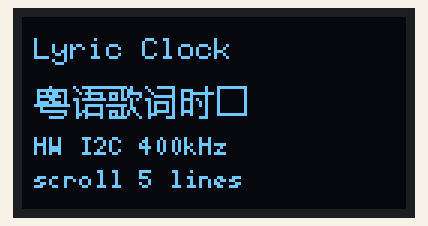
This sketch was run on a simulated Arduino Mega 2560, built with avr-gcc and run on an emulated ATmega2560. Shown: 128×64 one-colour display. What the sketch prints to the serial monitor is not drawn.

Above: at 1.4 s.
At 6.11 s:
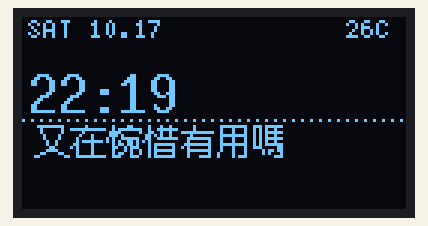
At 11.61 s:
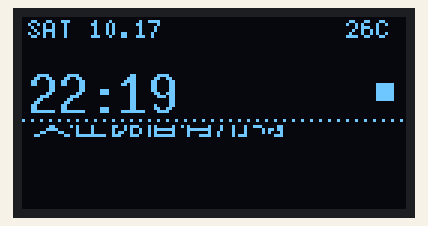
At 16.89 s:
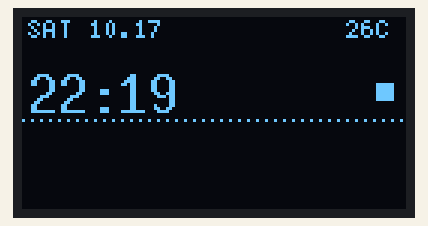
At 24.64 s:
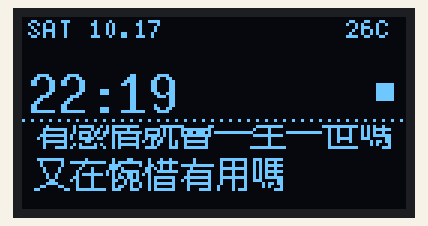
At 36.39 s:
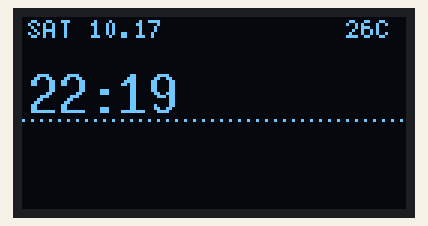

Measured:
- what the display in image 0 shows lasts 1.1 s, from 1.3 s to 2.4 s

The sketch:

lyric_clock.ino
```cpp
/* ==========================================================================
 *  粤语歌词时钟 / Lyric Clock  —— Mega 2560 + 0.96" I2C OLED
 *  --------------------------------------------------------------------------
 *  改动（相对上一版）：
 *    1. 软件 I2C → **硬件 I2C**（400kHz）。软件 I2C 传一帧 1KB 要 100ms 以上，
 *       滚动会卡成幻灯片；硬件 I2C 一帧约 25ms，滚动才顺。
 *    2. 歌词从「两行写死」改成**整段数组 + 平滑上滚**，放不下就自动滚，
 *       首尾之间留 2 行空白，循环不断句。
 *    3. 字库加了垂直裁剪窗口（cnClipTop/cnClipBot），滚出视口的像素不画。
 *
 *  版面（128×64）：
 *    ┌────────────────────────┐
 *    │ SAT 10.17        26C   │  7px  状态行
 *    │ 22:19          ■       │  21px 大时间（右上角心跳方块）
 *    │ · · · · · · · · · · ·  │  虚线 y=33
 *    ├────────────────────────┤  ← 歌词视口 y=32..63，高 32px
 *    │ 好景不會每日常在        │     12px 字，行高 14px
 *    │ 天梯不可只往上爬        │
 *    └────────────────────────┘
 *
 *  依赖：U8g2 + 本目录的 cnfont.h（由 tools/make_font.py 生成）
 * ========================================================================== */

#include <Arduino.h>
#include <U8g2lib.h>
#include <Wire.h>
#include <stdarg.h>
#include "cnfont.h"

/* ---------------- 屏幕：硬件 I2C，SCL=21 SDA=20 ---------------- */
U8G2_SSD1306_128X64_NONAME_F_HW_I2C u8g2(U8G2_R0, U8X8_PIN_NONE);

/* ---------------- 歌词：先写死几句，正式版从 today.json 来 ---------------- */
static const char *LYRIC[] = {
  "階磚不會拒絕磨蝕",
  "窗花不可幽禁落霞",
  "有感情就會一生一世嗎",
  "又在惋惜有用嗎",
};
static const int LYRIC_N = sizeof(LYRIC) / sizeof(LYRIC[0]);

/* ---------------- 版面参数 ---------------- */
static const int VIEW_TOP = 36;                 // 歌词视口上沿
static const int VIEW_BOT = 63;                 // 视口下沿（含）
static const int VIEW_H   = VIEW_BOT - VIEW_TOP + 1;   // 28px
static const int LINE_H   = 14;                 // 12px 字 + 2px 行距
static const int GAP_LINES = 0;                 // 循环时首尾之间留几行空

static int cyclePx;                 // 一轮滚动的总高度
static int yofs = 0;                // 当前滚动偏移
static uint32_t lastStep = 0;
static const uint16_t STEP_MS = 80; // 每 80ms 上移 1px ≈ 12.5px/s，一行约 1.1 秒

static uint32_t bootMs;
static int startHour = 22, startMin = 19;

/* AVR 的 Serial 没有 printf */
static void logf(const char *fmt, ...) {
  char buf[80];
  va_list ap;
  va_start(ap, fmt);
  vsnprintf(buf, sizeof(buf), fmt, ap);
  va_end(ap);
  Serial.print(buf);
}

static void dottedLine(int y) {
  for (int x = 0; x < 128; x += 3) u8g2.drawPixel(x, y);
}

/* 画歌词视口：整段歌词按 yofs 向上平移，只在视口内绘制 */
static void drawLyrics() {
  cnClipTop = VIEW_TOP;
  cnClipBot = VIEW_BOT;

  for (int i = 0; i < LYRIC_N; i++) {
    int y = VIEW_TOP + i * LINE_H - yofs;
    if (y > VIEW_BOT) break;                 // 后面的都在视口下方
    if (y + CN_H <= VIEW_TOP) continue;      // 完全滚出上方
    drawCNText(u8g2, 4, y, LYRIC[i]);
  }

  cnClipTop = -32768;
  cnClipBot = 32767;
}

/* 整屏重绘 */
static void drawFace(uint8_t hh, uint8_t mm) {
  char buf[12];

  u8g2.clearBuffer();

  // 状态行
  u8g2.setFont(u8g2_font_5x7_tf);
  u8g2.drawStr(2, 7, "SAT 10.17");
  u8g2.drawStr(108, 7, "26C");

  // 大时间
  snprintf(buf, sizeof(buf), "%02d:%02d", hh, mm);
  u8g2.setFont(u8g2_font_10x20_tf);
  u8g2.drawStr(2, 32, buf);

  // 心跳方块（证明刷新没停）
  if ((millis() / 500) & 1) u8g2.drawBox(118, 22, 6, 6);

  // 分隔线
  dottedLine(34);

  // 歌词
  drawLyrics();

  u8g2.sendBuffer();
}

void setup() {
  Serial.begin(115200);
  delay(1200);

  cyclePx = (LYRIC_N + GAP_LINES) * LINE_H;

  Serial.println();
  Serial.println("==========================================");
  Serial.println("  粤语歌词时钟（Mega 演示版 · 滚动歌词）");
  logf("  字库 %d 字, %d 字节\n", CN_COUNT, CN_COUNT * CN_BYTES_PER_GLYPH);
  logf("  歌词 %d 行, 内容高 %dpx, 视口 %dpx, 循环 %dpx\n",
       LYRIC_N, LYRIC_N * LINE_H, VIEW_H, cyclePx);
  if (cyclePx > VIEW_H) logf("  -> 放不下，自动滚动 %d px/s\n", 1000 / STEP_MS);
  else                  Serial.println("  -> 一屏放得下，不滚动");
  Serial.println("==========================================");

  u8g2.begin();
  u8g2.setBusClock(400000);        // 硬件 I2C 跑 400kHz
  u8g2.setContrast(180);

  // 开屏
  u8g2.clearBuffer();
  u8g2.setFont(u8g2_font_6x10_tf);
  u8g2.drawStr(4, 14, "Lyric Clock");
  drawCNText(u8g2, 4, 22, "粤语歌词时钟");
  u8g2.setFont(u8g2_font_5x7_tf);
  u8g2.drawStr(4, 46, "HW I2C 400kHz");
  u8g2.drawStr(4, 57, "scroll 5 lines");
  u8g2.sendBuffer();
  delay(1000);

  bootMs = millis();
  lastStep = millis();
  drawFace(startHour, startMin);
}

void loop() {
  uint32_t now = millis();

  bool stepped = false;
  if (cyclePx > VIEW_H && now - lastStep >= STEP_MS) {
    lastStep = now;
    if (++yofs >= cyclePx) yofs = 0;
    stepped = true;
  }

  // 演示时钟：每 60 秒 +1 分钟
  int total = startHour * 60 + startMin + (now - bootMs) / 60000;
  uint8_t hh = (total / 60) % 24;
  uint8_t mm = total % 60;

  static uint8_t lastH = 255, lastM = 255;
  bool minuteChanged = (hh != lastH || mm != lastM);

  static uint32_t lastBlink = 0;
  bool blinkChanged = ((now / 500) != (lastBlink / 500));

  if (stepped || minuteChanged || blinkChanged) {
    lastBlink = now;
    lastH = hh; lastM = mm;
    drawFace(hh, mm);
    if (minuteChanged) logf("%02d:%02d\n", hh, mm);
  }

  delay(5);
}
```

Source omitted: cnfont.h (data table, 79330 bytes)
